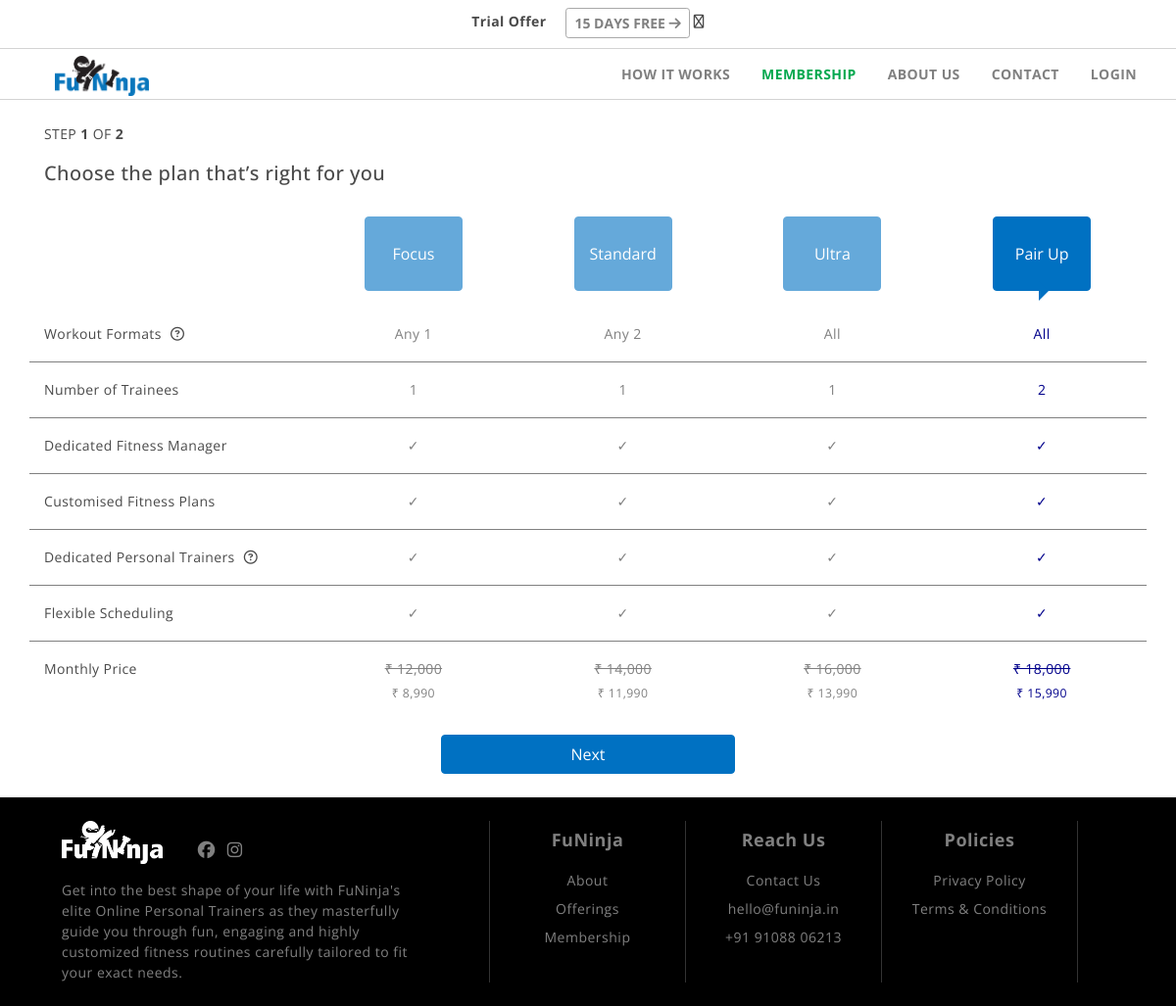
The page /plans_bkp.php on the database its author committed.
### tables this page shows
CREATE TABLE `product_prices` (
  `id` int(11) NOT NULL,
  `product_id` int(11) NOT NULL,
  `valid_from` datetime NOT NULL,
  `valid_to` datetime DEFAULT NULL,
  `currency` varchar(10) NOT NULL,
  `amount` int(11) NOT NULL
);

### includes/autoloader.php (called while the page is built, shortened)
<?php
function myAutoLoader($className) {
  $path = ROOT_DIR."/classes/";
  $extension = ".php";
  $fullPath = $path . $className . $extension;
}
?>

### classes/Product.php (called while the page is built, shortened)
<?php
require_once ( ROOT_DIR.'/includes/autoloader.php' );
class Product {
  public $productName;
  function __construct($name, $conn) {
    $this->productName = $name;
    $this->setCurrentPrices($conn);
    $this->setAttributes($conn);
  }
  function setAttributes($conn){
    $sql = "select pad.attribute_name, pa.attribute_value from products p, product_attribute_definitions pad, product_attributes pa
            where p.name = '".$this->productName."' and p.id=pa.product_id and pa.attribute_id=pad.id and sysdate() BETWEEN pa.valid_from and
            IFNULL(pa.valid_to,  DATE_ADD(sysdate(), INTERVAL 1 YEAR) );";
    $stmt = mysqli_stmt_init($conn);
    if(!mysqli_stmt_prepare($stmt, $sql)){
      return "sqlerror";
    } else {
      mysqli_stmt_execute($stmt);
      $result = mysqli_stmt_get_result($stmt);
      while($row = $result->fetch_assoc()) {
        switch ($row['attribute_name']) {
          case "number of sessions":
            $this->numberOfSessions = $row['attribute_value'];
            break;
          case "valid days":
            $this->validityDuration = $row['attribute_value'];
            break;
          }
      }
    }
  }
  function setCurrentPrices($conn){
    $sql="select pp.id from products p, product_prices pp where p.id=pp.product_id and p.name=? and pp.currency=?";
    $currency="INR";
    $stmt = mysqli_stmt_init($conn);
    mysqli_stmt_prepare($stmt, $sql);
    mysqli_stmt_bind_param($stmt, "ss", $this->productName, $currency);
    mysqli_stmt_execute($stmt);
    $result = mysqli_stmt_get_result($stmt);
    if (!$row = mysqli_fetch_assoc($result)) {
      return false;
    } else {
      $this->currentPriceINR=new ProductPrice($row["id"], $conn);
    }
  }
}
?>

### classes/ProductPrice.php (called while the page is built, shortened)
<?php
require_once ( ROOT_DIR.'/includes/autoloader.php' );
class ProductPrice {
  function __construct($id, $conn) {
    $sql = "select * from product_prices where id=?";
    $stmt = mysqli_stmt_init($conn);
    mysqli_stmt_prepare($stmt, $sql);
    mysqli_stmt_bind_param($stmt, "s", $id);
    mysqli_stmt_execute($stmt);
    $result = mysqli_stmt_get_result($stmt);
    if (!$row = mysqli_fetch_assoc($result)) {
      return false;
    } else {
      $this->amount=$row["amount"];
    }
  }
}
?>

### plans_bkp.php (the view, shortened to what this page needs)
<?php
include_once ( ROOT_DIR.'/includes/autoloader.php' );
?>
<!DOCTYPE html>
<html lang='en'>
<head>
  <?php
  require ROOT_DIR."/includes/frameworks.php";
  ?>
</head>
<body>
<?php
include ROOT_DIR."/header.php";
?>
<?php
$product1 = new Product("Focus",$conn);
$product2 = new Product("Standard",$conn);
$product3 = new Product("Ultra",$conn);
$product4 = new Product("Pair Up",$conn);
?>
<div class="container pt-2 pt-md-3">
<p class="pt-2"> STEP <b>1</b> OF <b>2</b></p>
<h5 class="pb-3 pb-md-4"> Choose the plan that’s right for you </h5>
  <div class="row pb-3 sticky">
  <div class="col-3 hide-on-mobile">
  </div class="col">
  <div class="col centerButton">
  <button id="prod1Button" class="btn btn-primary blueButton planHeaderButton prod1Button"><?php echo $product1->productName; ?></button>
  </div class="col">
  <div class="col centerButton">
    <button class="btn btn-primary blueButton planHeaderButton prod2Button"><?php echo $product2->productName; ?></button>
  </div class="col">
  <div class="col centerButton">
    <button class="btn btn-primary blueButton planHeaderButton prod3Button"><?php echo $product3->productName; ?></button>
  </div class="col">
  <div class="col centerButton">
    <button class="btn btn-primary blueButton planHeaderButton prod4Button"><?php echo $product4->productName; ?></button>
  </div class="col">
  </div class = "row">
<div class="row pt-3 pb-3 borderbottom">
<div class="col-3 hide-on-mobile" > Workout Formats <i style="margin-left:5px" class="far fa-question-circle infoButton" data-toggle="tooltip" data-html="true" title="Know more about the exciting Workout Formats you can choose from by heading over to our <a href='offerings.php' class='lightgreyfont'> Offerings</a> page"></i>
</div class="col">
<div class="col prod1 plansMobileContent"> Any 1
</div class="col">
<div class="col prod2 plansMobileContent"> Any 2
</div class="col">
<div class="col prod3 plansMobileContent"> All
</div class="col">
<div class="col prod4 plansMobileContent"> All
</div class="col">
</div class = "row">
<div class="row pt-3 pb-3 borderbottom">
<div class="col-3 hide-on-mobile"> Number of Trainees
</div class="col">
<div class="col prod1 plansMobileContent"> 1
</div class="col">
<div class="col prod2 plansMobileContent"> 1
</div class="col">
<div class="col prod3 plansMobileContent"> 1
</div class="col">
<div class="col prod4 plansMobileContent"> 2
</div class="col">
</div class = "row">
<div class="row pt-3 pb-3 borderbottom">
<div class="col-3 hide-on-mobile"> Dedicated Fitness Manager
</div class="col">
<div class="col prod1 plansMobileContent"> ✓
</div class="col">
<div class="col prod2 plansMobileContent"> ✓
</div class="col">
<div class="col prod3 plansMobileContent"> ✓
</div class="col">
<div class="col prod4 plansMobileContent"> ✓
</div class="col">
</div class = "row">
<div class="row pt-3 pb-3 borderbottom">
<div class="col-3 hide-on-mobile"> Customised Fitness Plans
</div class="col">
<div class="col prod1 plansMobileContent"> ✓
</div class="col">
<div class="col prod2 plansMobileContent"> ✓
</div class="col">
<div class="col prod3 plansMobileContent"> ✓
</div class="col">
<div class="col prod4 plansMobileContent"> ✓
</div class="col">
</div class = "row">
<div class="row pt-3 pb-3 borderbottom">
<div class="col-3 hide-on-mobile" > Dedicated Personal Trainers <i style="margin-left:5px" class="far fa-question-circle infoButton" data-toggle="tooltip" data-html="true" title="Depending upon the package you choose, up to a total of 4 FuNinja Personal Trainers will be assigned to you, 1 for each chosen Workout Format!"></i>
</div class="col">
<div class="col prod1 plansMobileContent"> ✓
</div class="col">
<div class="col prod2 plansMobileContent"> ✓
</div class="col">
<div class="col prod3 plansMobileContent"> ✓
</div class="col">
<div class="col prod4 plansMobileContent"> ✓
</div class="col">
</div class = "row">
<div class="row pt-3 pb-3 borderbottom">
<div class="col-3 hide-on-mobile"> Flexible Scheduling
</div class="col">
<div class="col prod1 plansMobileContent"> ✓
</div class="col">
<div class="col prod2 plansMobileContent"> ✓
</div class="col">
<div class="col prod3 plansMobileContent"> ✓
</div class="col">
<div class="col prod4 plansMobileContent"> ✓
</div class="col">
</div class = "row">
<div class="row pt-3 mb-2">
<div class="col-3 hide-on-mobile">Monthly Price
</div class="col">
<div class="col prod1 plansMobileContent"> <strike>₹ 12,000 </strike> <br> <small><?php echo "₹ ".substr($product1->currentPriceINR->amount, 0,1).','.substr($product1->currentPriceINR->amount, 1,4); ?></small>
</div class="col">
<div class="col prod2 plansMobileContent"> <strike>₹ 14,000 </strike> <br><small><?php echo "₹ ".substr($product2->currentPriceINR->amount, 0,2).','.substr($product1->currentPriceINR->amount, 1,5); ?></small>
</div class="col">
<div class="col prod3 plansMobileContent"> <strike>₹ 16,000 </strike> <br><small><?php echo "₹ ".substr($product3->currentPriceINR->amount, 0,2).','.substr($product1->currentPriceINR->amount, 1,5); ?></small>
</div class="col">
<div class="col prod4 plansMobileContent"> <strike>₹ 18,000 </strike> <br><small><?php echo "₹ ".substr($product4->currentPriceINR->amount, 0,2).','.substr($product1->currentPriceINR->amount, 1,5); ?></small>
</div class="col">
</div class = "row">
<div class="row">
<div class="col"> <center><button class="btn btn-primary mt-4 mb-4 continueBtn blueButton" id ="continueBtn"> Next </button></center>
</div class="col">
</div class = "row">
</div>
<?php
  require "footer.php";
?>

### css/custom.css (style rules this page uses)
html { position: relative; min-height: 100%; }
body { color: rgb(74, 74, 74); font-family: 'Open Sans', sans-serif; font-weight: 400; font-size: 14px; letter-spacing: 0.4px; line-height: 1.71; }
body { background: #f4f5f7; }
.btn-primary { background-color: white !important; border-color:#0071c2 !important; color: #0071c2; text-decoration: none !important; box-shadow: none !important; outline: 0 none !important; z-index: 100; }
.blueButton { background-color: #0071c2 !important; color: white!important; border-color:#0071c2 !important; text-decoration: none !important; box-shadow: none !important; outline: 0 none !important; }
.greyfont { color:grey; text-align:center; }
.centerButton { text-align:center; justify-content: center; }
.borderbottom { border-bottom: 1px solid grey; }
.purpleFont { color:darkblue; }
.planHeaderButton { padding-top:25px; padding-bottom:25px; width:100px; opacity:.6; box-shadow: 0 0px 40px 0px rgba(0, 0, 0, 0.15); -moz-box-shadow: 0 0px 40px 0px rgba(0, 0, 0, 0.15); -webkit-box-shadow: 0 0px 40px 0px rgba(0, 0, 0, 0.15); -o-box-shadow: 0 0px 40px 0px rgba(0, 0, 0, 0.15); -ms-box-shadow: 0 0px 40px 0px rgba(0, 0, 0, 0.15); }
.activeOpacity { opacity:1; }
.activeOpacity::after { content: ""; border-right: 10px solid transparent; border-top: 10px solid transparent; border-bottom: 10px solid transparent; border-left: 10px solid #0071c2; height: 0; width: 0; position: absolute; right: 90px; top: 100%; transform: translateY(-50%); }
.continueBtn { width:300px; height:40px; }
.whiteBackground { background: white!important; }
html { overflow-x: hidden; }
.sticky { position: -webkit-sticky; position: sticky; top: 50px; }

### rows shown on the page
product_prices: amount "8", amount "990"
product_prices: amount "11"
product_prices: amount "13"
product_prices: amount "15"

### other values the page prints
$product1->productName "Focus"
$product2->productName "Standard"
$product3->productName "Ultra"
$product4->productName "Pair Up"
